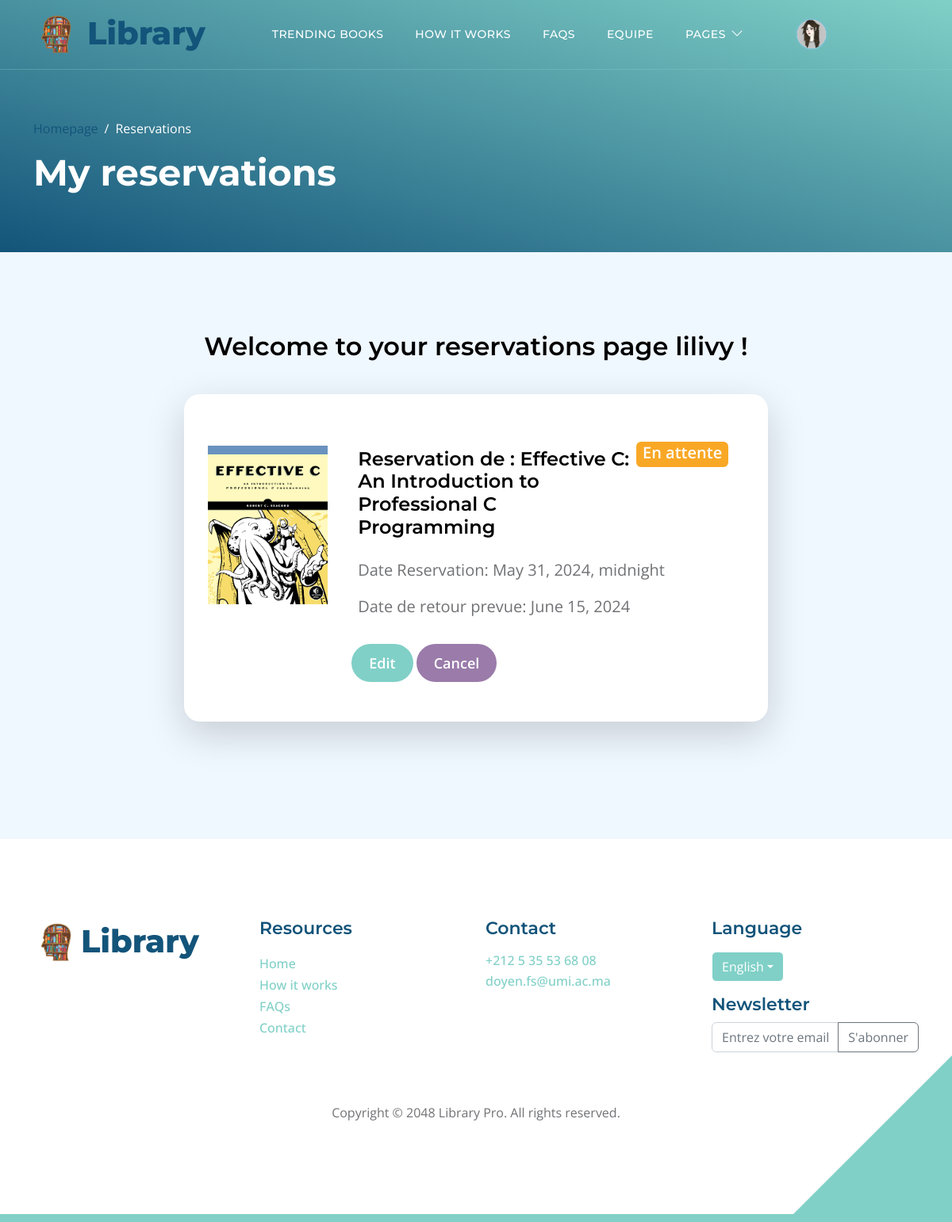
Page /myreservations/ (signed in) on the committed database.
### adherants/models.py (models this page shows, shortened)
class Profile(models.Model):
    user = models.OneToOneField(User, on_delete=models.CASCADE, null=True, blank=True)
    prenom = models.CharField(max_length=255, blank=True, null=True)
    nom = models.CharField(max_length=255, blank=True, null=True)
    email = models.EmailField(max_length=500, blank=True, null=True)
    username = models.CharField(max_length=200, blank=True, null=True)
    CNI = models.CharField(max_length=200, blank=True, null=True)
    profile_image = models.ImageField(null=True, blank=True, upload_to='profiles/', default="profiles/user-default.png")
    departement = models.CharField(max_length=200, blank=True, null=True)
    filiere = models.CharField(max_length=200, blank=True, null=True)
    CNE = models.CharField(max_length=200, blank=True, null=True)
    semestre = models.CharField(max_length=200, blank=True, null=True)
    sexe = models.CharField(max_length=200, blank=True, null=True)
    phonenumber = models.CharField(max_length=200, blank=True, null=True)
    created = models.DateTimeField(auto_now_add=True)
    id = models.UUIDField(default=uuid.uuid4, unique=True,
                          primary_key=True, editable=False)

### ouvrages/models.py (models this page shows, shortened)
class Reservation(models.Model):
    id = models.UUIDField(default=uuid.uuid4, unique=True, primary_key=True, editable=False)
    date_demande =  models.DateTimeField(auto_now_add=True)
    date_reservation = models.DateTimeField()
    owner = models.ForeignKey(Profile, on_delete=models.CASCADE, null=True, blank=True)
    ouvrage = models.ForeignKey('Ouvrage', on_delete=models.CASCADE, null=True)  # Lier à Ouvrage
    selected_copy = models.ForeignKey('Exemplaire', on_delete=models.CASCADE, null=True, blank=True)
    STATUT_CHOICES = (
        ('en_attente', 'En attente'),
        ('acceptee', 'Acceptée'),
        ('refusee', 'Refusée'),
    )
    statut = models.CharField(max_length=20, choices=STATUT_CHOICES, default='en_attente')
    date_retour_prevue = models.DateField(null=True, blank=True)

class Ouvrage(models.Model):
    id = models.UUIDField(default=uuid.uuid4, unique=True, primary_key=True, editable=False)
    titre = models.CharField(max_length=200)
    auteurs = models.ManyToManyField('Auteur', blank=True)
    featured_image = models.ImageField(null=True, blank=True, default="default.jpg")
    description = models.TextField(blank=True)
    categories = models.ManyToManyField('Categorie', blank=True)
    recommended = models.BooleanField(default=False, blank=True)
    exemplaires_total = models.IntegerField(default=0, null=True, blank=True)
    vote_total = models.IntegerField(default=0, null=True, blank=True)
    vote_ratio = models.IntegerField(default=0, null=True, blank=True)
    date_achat = models.DateTimeField(auto_now_add=True)
    def __str__(self):
        return self.titre
    class Meta:
        ordering = ['-vote_ratio', '-vote_total', 'titre']

### ouvrages/views.py (the view)
# urls.py: path('myreservations/', views.user_reservations, name="user-reservations"),
def user_reservations(request):
    reservations = Reservation.objects.filter(owner=request.user.profile)
    return render(request, 'ouvrages/myreservations.html', {'reservations': reservations})

### ouvrages/templates/ouvrages/myreservations.html (shortened to what this page needs)
{% extends "main.html" %}
{%load static%}
{% block content %}
<header class="site-header d-flex flex-column justify-content-center align-items-center">
    <div class="container">
        <div class="row align-items-center">
            <div class="col-lg-5 col-12">
                <nav aria-label="breadcrumb">
                    <ol class="breadcrumb">
                        <li class="breadcrumb-item"><a href="{% url 'ouvrages:index' %}">Homepage</a></li>
                        <li class="breadcrumb-item active" aria-current="page">Reservations</li>
                    </ol>
                </nav>
                <h2 class="text-white">My reservations</h2>
            </div>
        </div>
    </div>
</header>
<section class="section-padding section-bg">
    <div class="container">
        <div class="row">
            <div class="col-lg-12 col-12 m-auto">
                <h3 class="mb-4 text-center">Welcome to your reservations page {{ user.username }} !</h3>
            </div>
            <div class="col-lg-8 col-12 mt-3 mx-auto">
                {% for reservation in reservations %}
                <div class="custom-block custom-block-topics-listing bg-white shadow-lg mb-5">
                    <div class="d-flex">
                        <img src="{{ reservation.ouvrage.featured_image.url }}" class="custom-block-image img-fluid" alt="">
                        <div class="custom-block-topics-listing-info d-flex">
                            <div>
                                <div class="d-flex flex-row justify-content-lg-between">
                                    <h5 class="mb-2 p-2">Reservation de : {{ reservation.ouvrage }}</h5>
                                    {% if reservation.statut == 'en_attente' %}
                                    <span class="badge bg-music" style="width: auto; height: 2rem;"><p class="w-100 text-white fw-semibold">{{reservation.get_statut_display}}</p></span>
                                    {% endif %}
                                </div>
                                <p class="mb-0 p-2">Date Reservation: {{ reservation.date_reservation }}</p>
                                <p class="mb-0 p-2">Date de retour prevue: {{ reservation.date_retour_prevue }}</p>
                                {% if reservation.statut == 'en_attente'%}
                                <a href="{% url 'ouvrages:edit-reservation' reservation.id%}" class="btn custom-btn mt-3 mt-lg-4">Edit</a>
                                {% endif %}
                                <a href="{% url 'ouvrages:cancel-reservation' reservation.id%}" class="btn mybtn mt-3 mt-lg-4" >Cancel</a>
                            </div>
                        </div>
                    </div>
                </div>
                {% endfor %}
            </div>
        </div>
    </div>
</section>
{% endblock content%}

### templates/navbar.html (shortened to what this page needs)
{% load static %}
<nav class="navbar navbar-expand-lg">
    <div class="container">
        <a class="navbar-brand" href="{% url 'ouvrages:index'%}#section_1">
            <div class="d-flex justify-content-around align-content-center">
                <img src="{% static 'images/logoo.png'%}" style="height: 60px;width: auto; margin-top:auto; margin-right: 0.5rem;"/>
                <h6 style="margin-top:0.3rem; font-size: 2.5rem; font-weight: 800;">Library</h6>
            </div>
        </a>
        <div class="collapse navbar-collapse" id="navbarNav">
            <ul class="navbar-nav ms-lg-5">
                {% if user.is_staff %}
                <li class="nav-item">
                    <a class="nav-link click-scroll" href="{% url 'ouvrages:browse'%}">Ouvrages</a>
                </li>
                <li class="nav-item">
                    <a class="nav-link click-scroll" href="{% url 'ouvrages:exemplaires' %}">Exemplaires</a>
                </li>
                <li class="nav-item">
                    <a class="nav-link click-scroll" href="{% url 'ouvrages:emprunt' %}">Emprunts</a>
                </li>
                <li class="nav-item">
                    <a class="nav-link click-scroll" href="{% url 'ouvrages:list_reservations' %}">Reservations</a>
                </li>
                {% else %}
                <li class="nav-item">
                    <a class="nav-link click-scroll" href="{% url 'ouvrages:index' %}#section_2">Trending Books</a>
                </li>
                <li class="nav-item">
                    <a class="nav-link click-scroll" href="{% url 'ouvrages:index' %}#section_3">How it works</a>
                </li>
                <li class="nav-item">
                    <a class="nav-link click-scroll" href="{% url 'ouvrages:index' %}#section_4">FAQs</a>
                </li>
                <li class="nav-item">
                    <a class="nav-link click-scroll" href="{% url 'ouvrages:index' %}#section_5">Equipe</a>
                </li>
                <li class="nav-item dropdown">
                    <a class="nav-link dropdown-toggle" href="#section_5" id="navbarLightDropdownMenuLink" role="button" data-bs-toggle="dropdown" aria-expanded="false">Pages</a>
                </li>
                {%endif%}
            </ul>
            <div class="d-none d-lg-block ms-lg-4">
                <div class="nav-item dropdown">
                    {% if user.is_authenticated %}
                        <a href="#" class="ms-lg-4" id="navbarLightDropdownMenuLink" role="button" data-bs-toggle="dropdown" aria-expanded="false">
                            <img src="{{ user.profile.profile_image.url }}" class="avatar avatar-sm nav-link navbar-icon bi-person smoothscroll">
                        </a>
                    {% else %}
                        <a class="nav-link navbar-icon bi-person smoothscroll ms-lg-4" href="#" id="navbarLightDropdownMenuLink" role="button" data-bs-toggle="dropdown" aria-expanded="false">
                        </a>
                    {% endif %}
                </div>
            </div>
        </div>
    </div>
</nav>

### static/css/templatemo-topic-listing.css (style rules this page uses)
:root { --white-color: #ffffff; --primary-color: #13547a; --secondary-color: #80d0c7; --section-bg-color: #f0f8ff; --custom-btn-bg-color: #80d0c7; --custom-btn-bg-hover-color: #13547a; --dark-color: #000000; --p-color: #717275; --border-color: #7fffd4; --link-hover-color: #13547a; --body-font-family: 'Open Sans', sans-serif; --title-font-family: 'Montserrat', sans-serif; --h1-font-size: 58px; --h2-font-size: 46px; --h3-font-size: 32px; --h4-font-size: 28px; --h5-font-size: 24px; --h6-font-size: 22px; --p-font-size: 20px; --menu-font-size: 14px; --btn-font-size: 18px; --copyright-font-size: 16px; --border-radius-large: 100px; --border-radius-medium: 20px; --border-radius-small: 10px; --font-weight-normal: 400; --font-weight-medium: 500; --font-weight-semibold: 600; --font-weight-bold: 700; }
body { background-color: var(--white-color); font-family: var(--body-font-family); }
h2, h3, h4, h5, h6 { color: var(--dark-color); }
h1, h2, h3, h4, h5, h6 { font-family: var(--title-font-family); font-weight: var(--font-weight-semibold); }
h2 { font-size: var(--h2-font-size); font-weight: var(--font-weight-bold); }
h3 { font-size: var(--h3-font-size); }
h5 { font-size: var(--h5-font-size); }
h6 { color: var(--primary-color); font-size: var(--h6-font-size); }
p { color: var(--p-color); font-size: var(--p-font-size); font-weight: var(--font-weight-normal); }
ul li { color: var(--p-color); font-size: var(--p-font-size); font-weight: var(--font-weight-normal); }
a, button { touch-action: manipulation; transition: all 0.3s; }
a { display: inline-block; color: var(--primary-color); text-decoration: none; }
.section-padding { padding-top: 100px; padding-bottom: 100px; }
.section-bg { background-color: var(--section-bg-color); }
.custom-btn { background: var(--custom-btn-bg-color); border: 2px solid transparent; border-radius: var(--border-radius-large); color: var(--white-color); font-size: var(--btn-font-size); font-weight: var(--font-weight-semibold); line-height: normal; transition: all 0.3s; padding: 10px 20px; }
.site-header { background-image: linear-gradient(15deg, #13547a 0%, #80d0c7 100%); padding-top: 150px; padding-bottom: 80px; }
.site-header .container { height: 100%; }
.breadcrumb-item+.breadcrumb-item::before, .breadcrumb-item a:hover, .breadcrumb-item.active { color: var(--white-color); }
.navbar { background: transparent; border-bottom: 1px solid rgba(128, 208, 199, 0.35); z-index: 9; }
.navbar-brand, .navbar-brand:hover { font-size: var(--h3-font-size); font-weight: var(--font-weight-bold); display: block; }
.navbar-expand-lg .navbar-nav .nav-link { border-radius: var(--border-radius-large); margin: 10px; padding: 10px; }
.navbar-nav .nav-link { display: inline-block; color: var(--white-color); font-family: var(--title-font-family); font-size: var(--menu-font-size); font-weight: var(--font-weight-medium); text-transform: uppercase; letter-spacing: 0.5px; position: relative; padding-top: 15px; padding-bottom: 15px; }
.navbar .dropdown-toggle::after { content: "\f282"; display: inline-block; font-family: bootstrap-icons !important; font-size: var(--copyright-font-size); font-style: normal; font-weight: normal !important; font-variant: normal; text-transform: none; line-height: 1; vertical-align: -.125em; -webkit-font-smoothing: antialiased; -moz-osx-font-smoothing: grayscale; position: relative; left: 2px; border: 0; }
.navbar-icon { background: var(--white-color); border-radius: var(--border-radius-large); display: inline-block; font-size: var(--h5-font-size); width: 40px; height: 40px; line-height: 40px; text-align: center; transition: all 0.3s ease; }
.custom-block { border-radius: var(--border-radius-medium); position: relative; overflow: hidden; padding: 30px; transition: all 0.3s ease; height: 100%; }
.custom-block-image { display: block; width: 100%; height: 200px; object-fit: cover; margin-top: 35px; }
.bg-music { background-color: #F9A826; }
.topics-listing-page .site-header { padding-bottom: 65px; }
.custom-block-topics-listing-info { margin: 30px 20px 20px 30px; }
.custom-block-topics-listing { height: inherit; }
.custom-block-topics-listing .custom-block-image { width: 200px; }

### templates/main.html (style rules this page uses)
.avatar { border-radius: 50%; border: 2px solid #7bbfcc; object-fit: cover; }
.mybtn { background: #9a7baa; border: 2px solid transparent; border-radius: 100px; color: white; font-size: 18px; font-weight: 600; line-height: normal; transition: all 0.3s; padding: 10px 20px; }

### rows in the picture
Reservation: ouvrage.featured_image (picture), ouvrage "Effective C: An Introduction to Professional C Programming", statut "En attente", date_reservation "May 31, 2024, midnight", date_retour_prevue "June 15, 2024", shows "Edit"

### other values in the picture
{{ user.username }} "lilivy"
